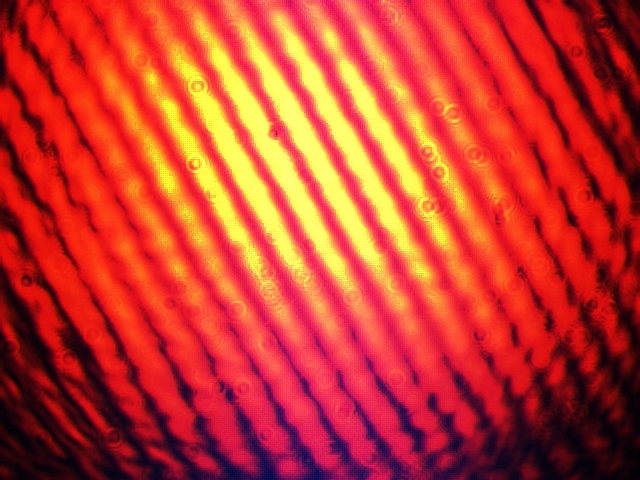
#> input picture materiaux/dev_piezo/ressources/Interferometrie/5V.jpg, 640 x 480 px
$ python many_plot.py
#> lines starting #> are read from the running program, lines starting #| are printed output that depends on the picture
import numpy as np
import cv2
import matplotlib.pyplot as plt

# ============================================================
# PARAMETRES INITIAUX
# ============================================================
threshold = 200  # Seuil d'intensité pour détecter les maxima
neighborhood_size = 20  # Taille du voisinage pour limiter à 1 maxima par bloc de 10x10 pixels
radius = 3  # Rayon des cercles pour les maxima
thickness = -1  # Épaisseur des cercles (-1 pour remplir)

# Taille cible pour l'image finale (après redimensionnement)
target_width, target_height = 800, 600

# Coordonnées des 4 points pour définir la ROI (x, y) :
# Format : [coin_sup_gauche, coin_sup_droit, coin_inf_gauche, coin_inf_droit]
roi_points = [
    (100, 50),   # Coin supérieur gauche (x, y)
    (500, 50),   # Coin supérieur droit (x, y)
    (100, 300),   # Coin inférieur gauche (x, y)
    (500, 300)    # Coin inférieur droit (x, y)
]

# Couleurs pour les maxima de chaque image (BGR)
# Une couleur par image (6 couleurs distinctes)
colors = [
    (0, 255, 0),     # Vert
    (255, 0, 0),     # Bleu
    (0, 0, 255),     # Rouge
    (0, 255, 255),   # Jaune
    (255, 0, 255),   # Magenta
    (255, 255, 0)    # Cyan
]

# Chemins des 6 images
image_paths = [
    "5V.jpg",
    "10V.jpg",
    "15V.jpg",
    "20V.jpg"
    ]##"25V.jpg",
#"30V.jpg"
#]

# ============================================================
# FONCTION POUR TROUVER LES MAXIMA AVEC LIMITATION DE VOISINAGE
# ============================================================
def find_local_maxima(image, threshold, neighborhood_size):
    max_pixels = np.argwhere(image > threshold)
    grid_size = neighborhood_size
    height, width = image.shape
    grid_y = np.arange(0, height, grid_size)
    grid_x = np.arange(0, width, grid_size)
    selected_maxima = []

    for y_start in grid_y:
        for x_start in grid_x:
            y_end = min(y_start + grid_size, height)
            x_end = min(x_start + grid_size, width)
            block = image[y_start:y_end, x_start:x_end]
            if block.size == 0:
                continue
            max_val = np.max(block)
            if max_val > threshold:
                max_pos_in_block = np.unravel_index(np.argmax(block), block.shape)
                y_abs = y_start + max_pos_in_block[0]
                x_abs = x_start + max_pos_in_block[1]
                selected_maxima.append((y_abs, x_abs))
    return selected_maxima

# ============================================================
# CHARGEMENT DES IMAGES ET DETECTION DES MAXIMA
# ============================================================
images = []
max_pixels_list = []

for path in image_paths:
    image = cv2.imread(path, cv2.IMREAD_GRAYSCALE)
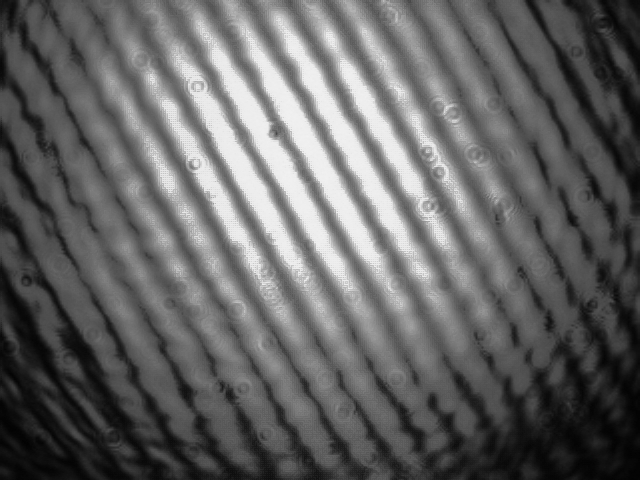
#> image: shape (480, 640); min 2, max 242, mean 99.9
    if image is None:
        raise ValueError(f"Erreur : l'image {path} n'a pas été trouvée.")
    images.append(image)
    max_pixels = find_local_maxima(image, threshold, neighborhood_size)
#> in find_local_maxima, `max_pixels = np.argwhere(image > threshold)`: max_pixels = 25383 pairs, first value 16 to 310, second value 146 to 464
#> after the loop in find_local_maxima, `for y_start in grid_y:`:
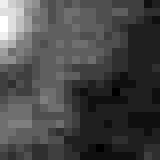
#> block: shape (20, 20) (shown 8 times larger); min 2, max 18, mean 6.53; drawn with min black and max white
#> after the loop in find_local_maxima, `for y_start in grid_y:`: selected_maxima = 190 pairs, first value 18 to 306, second value 151 to 460
#> max_pixels has the same summary as selected_maxima in find_local_maxima
    max_pixels_list.append(max_pixels)
#> pass 2 of the loop `for path in image_paths:`:
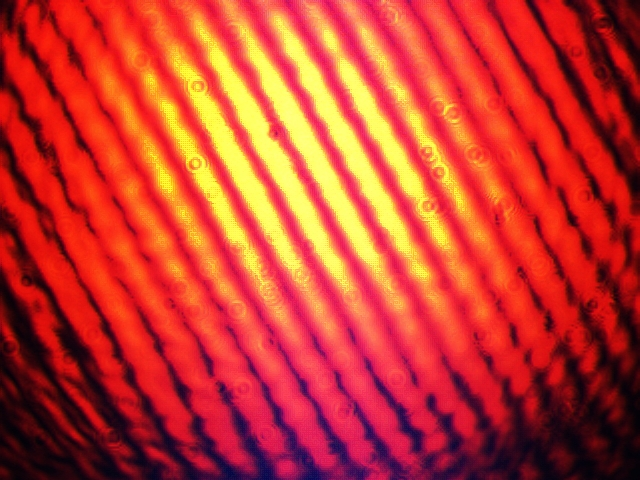
#> input picture materiaux/dev_piezo/ressources/Interferometrie/10V.jpg, 640 x 480 px
#> `image = cv2.imread(path, cv2.IMREAD_GRAYSCALE)`:
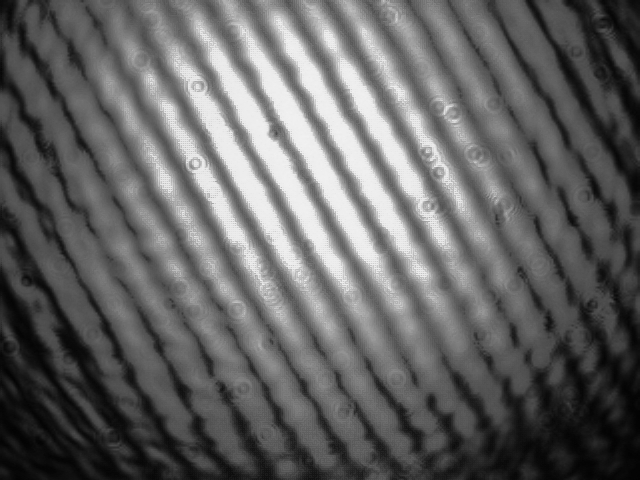
#> image: shape (480, 640); min 2, max 242, mean 99.4
#> in find_local_maxima (call 2), `max_pixels = np.argwhere(image > threshold)`: max_pixels = 26031 pairs, first value 15 to 312, second value 146 to 464
#> after the loop in find_local_maxima (call 2), `for y_start in grid_y:`:
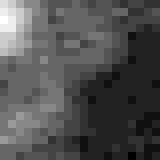
#> block: shape (20, 20) (shown 8 times larger); min 2, max 17, mean 6.75; drawn with min black and max white
#> after the loop in find_local_maxima (call 2), `for y_start in grid_y:`: selected_maxima = 198 pairs, first value 18 to 312, second value 150 to 460
#> `max_pixels = find_local_maxima(image, threshold, neighborhood_size)`: max_pixels has the same summary as selected_maxima in find_local_maxima
#> pass 3 of the loop `for path in image_paths:`:
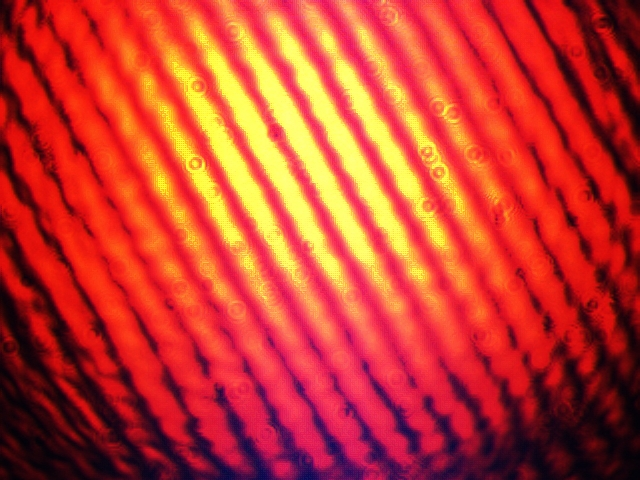
#> input picture materiaux/dev_piezo/ressources/Interferometrie/15V.jpg, 640 x 480 px
#> `image = cv2.imread(path, cv2.IMREAD_GRAYSCALE)`:
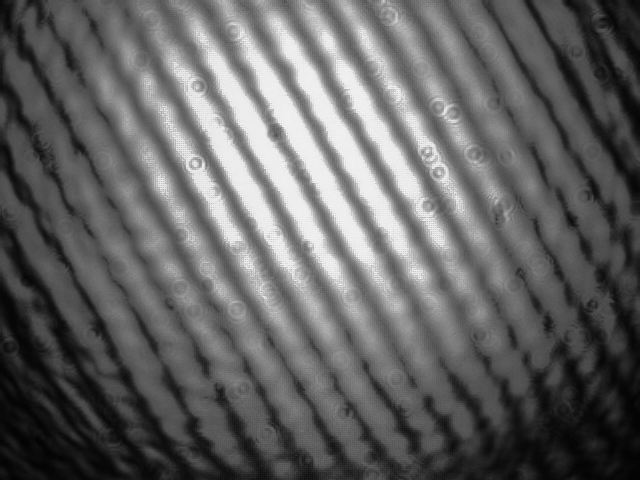
#> image: shape (480, 640); min 2, max 242, mean 99.6
#> in find_local_maxima (call 3), `max_pixels = np.argwhere(image > threshold)`: max_pixels = 25547 pairs, first value 0 to 298, second value 146 to 496
#> after the loop in find_local_maxima (call 3), `for y_start in grid_y:`:
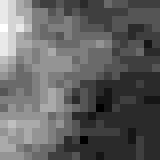
#> block: shape (20, 20) (shown 8 times larger); min 2, max 14, mean 6.61; drawn with min black and max white
#> after the loop in find_local_maxima (call 3), `for y_start in grid_y:`: selected_maxima = 198 pairs, first value 16 to 296, second value 148 to 496
#> `max_pixels = find_local_maxima(image, threshold, neighborhood_size)`: max_pixels has the same summary as selected_maxima in find_local_maxima
#> the loop made 4 passes; the first 3 are shown

# ============================================================
# SUPERPOSITION DES MAXIMA SUR UNE IMAGE COULEUR
# ============================================================
# Utiliser la première image comme base pour la superposition
superposed_image = cv2.cvtColor(images[0], cv2.COLOR_GRAY2BGR)

# Superposer les maxima de chaque image avec sa couleur
for i, max_pixels in enumerate(max_pixels_list):
    color = colors[i]
    for (y, x) in max_pixels:
        cv2.circle(superposed_image, (x, y), radius, color, thickness)
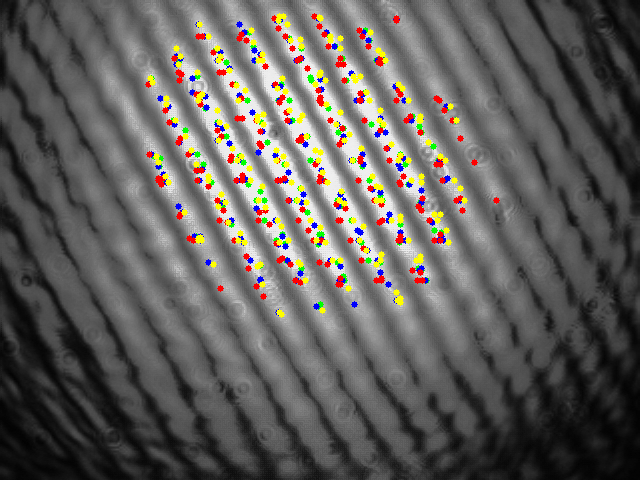
#> superposed_image: shape (480, 640, 3); mean B, G, R 92.2, 95.8, 98.6

# ============================================================
# REDIMENSIONNEMENT ET CENTRAGE DE L'IMAGE AVEC ROI
# ============================================================
# Extraire la ROI à partir des 4 points
x1, y1 = roi_points[0]  # Coin supérieur gauche
x2, y2 = roi_points[1]  # Coin supérieur droit
x3, y3 = roi_points[2]  # Coin inférieur gauche
x4, y4 = roi_points[3]  # Coin inférieur droit

# Calculer les dimensions de la ROI
roi_width = x2 - x1
roi_height = y4 - y1

# Extraire la ROI de superposed_image
roi = superposed_image[y1:y1 + roi_height, x1:x1 + roi_width]
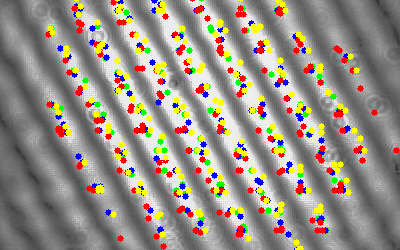
#> roi: shape (250, 400, 3); mean B, G, R 133.9, 143.8, 151.2

# Redimensionner la ROI pour qu'elle tienne dans target_width x target_height
resized_roi = cv2.resize(roi, (target_width, target_height), interpolation=cv2.INTER_LINEAR)
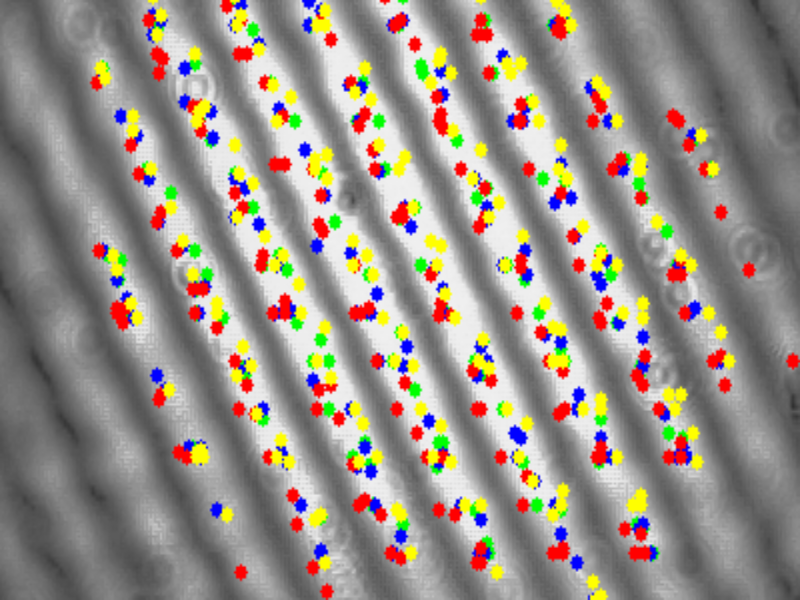
#> resized_roi: shape (600, 800, 3); mean B, G, R 133.8, 143.6, 151.1

# Créer une image noire de la taille cible
centered_image = np.zeros((target_height, target_width, 3), dtype=np.uint8)

# Placer la ROI redimensionnée au centre de centered_image
centered_image[:target_height, :target_width] = resized_roi

# Remplacer superposed_image par centered_image pour la suite
superposed_image = centered_image

# ============================================================
# AFFICHAGE
# ============================================================
plt.figure(figsize=(18, 6))

# Afficher les 6 images originales
for i, image in enumerate(images):
    plt.subplot(2, 4, i + 1)
    plt.imshow(image, cmap="gray")
    plt.title(f"Image {i + 1} (originale)")

# Afficher la superposition
plt.subplot(2, 4, 7)
plt.imshow(cv2.cvtColor(superposed_image, cv2.COLOR_BGR2RGB))
plt.title(f"Superposition (Maxima > {threshold})")

plt.tight_layout()
plt.show()
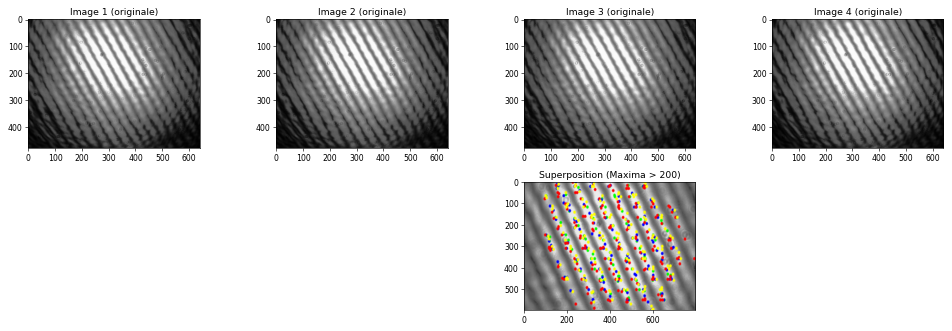
#> figure drawn by matplotlib, 5 panels

# ============================================================
# SAUVEGARDE
# ============================================================
output_path = "superposition_6_images_centered_roi.png"
cv2.imwrite(output_path, superposed_image)
print(f"Image sauvegardée : {output_path}")
